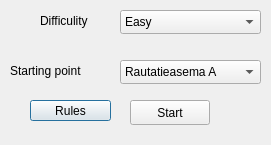
<?xml version="1.0" encoding="UTF-8"?>
<ui version="4.0">
 <class>SetupDialog</class>
 <widget class="QDialog" name="SetupDialog">
  <property name="geometry">
   <rect>
    <x>0</x>
    <y>0</y>
    <width>271</width>
    <height>145</height>
   </rect>
  </property>
  <property name="windowTitle">
   <string>Dialog</string>
  </property>
  <widget class="QLabel" name="label_2">
   <property name="geometry">
    <rect>
     <x>10</x>
     <y>60</y>
     <width>81</width>
     <height>21</height>
    </rect>
   </property>
   <property name="text">
    <string>Starting point</string>
   </property>
  </widget>
  <widget class="QLabel" name="label">
   <property name="geometry">
    <rect>
     <x>40</x>
     <y>10</y>
     <width>51</width>
     <height>21</height>
    </rect>
   </property>
   <property name="text">
    <string>Difficulity</string>
   </property>
  </widget>
  <widget class="QComboBox" name="DifficulitycomboBox">
   <property name="geometry">
    <rect>
     <x>120</x>
     <y>10</y>
     <width>141</width>
     <height>24</height>
    </rect>
   </property>
   <item>
    <property name="text">
     <string>Easy</string>
    </property>
   </item>
   <item>
    <property name="text">
     <string>Medium</string>
    </property>
   </item>
   <item>
    <property name="text">
     <string>Hard</string>
    </property>
   </item>
  </widget>
  <widget class="QComboBox" name="startComboBox">
   <property name="geometry">
    <rect>
     <x>120</x>
     <y>60</y>
     <width>141</width>
     <height>24</height>
    </rect>
   </property>
   <item>
    <property name="text">
     <string>Rautatieasema A</string>
    </property>
   </item>
   <item>
    <property name="text">
     <string>Koskipuisto</string>
    </property>
   </item>
   <item>
    <property name="text">
     <string>Sorinaukio</string>
    </property>
   </item>
  </widget>
  <widget class="QPushButton" name="rulesButton">
   <property name="geometry">
    <rect>
     <x>30</x>
     <y>100</y>
     <width>81</width>
     <height>21</height>
    </rect>
   </property>
   <property name="text">
    <string>Rules</string>
   </property>
  </widget>
  <widget class="QPushButton" name="startButton">
   <property name="geometry">
    <rect>
     <x>130</x>
     <y>100</y>
     <width>80</width>
     <height>25</height>
    </rect>
   </property>
   <property name="text">
    <string>Start</string>
   </property>
  </widget>
 </widget>
 <resources/>
 <connections/>
</ui>
